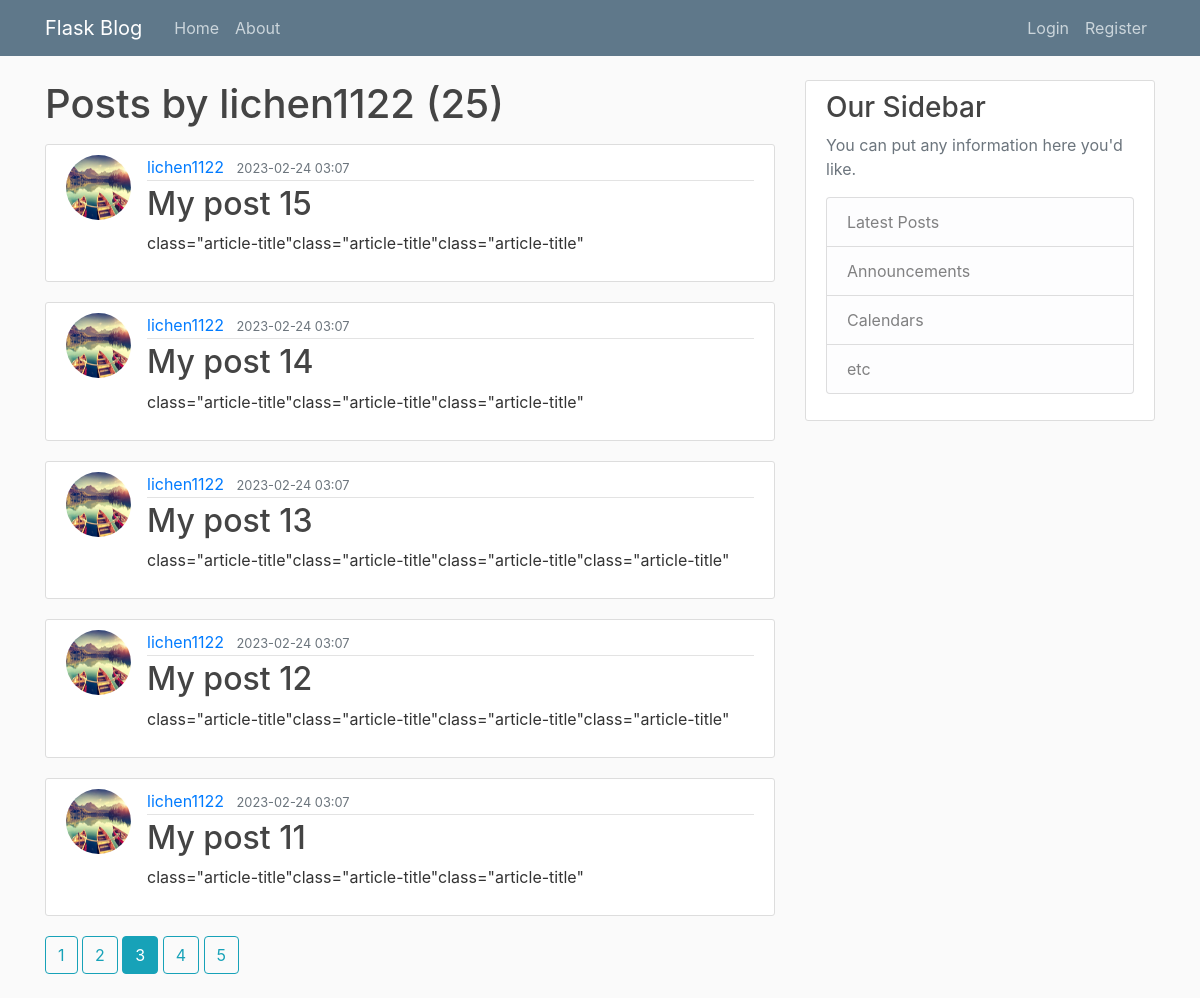
/user/lichen1122?page=3, run on the app's committed database.
### flaskblog/models.py (models this page shows, shortened)
class User(db.Model, UserMixin):
    id = db.Column(db.Integer, primary_key = True )
    username = db.Column(db.String(20), unique=True, nullable=False)
    email = db.Column(db.String(120), unique=True, nullable=False)
    image_file = db.Column(db.String(20), nullable=False, default='default.jpg')
    password = db.Column(db.String(60), nullable=False)
    posts = db.relationship('Post', back_populates='author', lazy=True)

class Post(db.Model):
    id = db.Column(db.Integer, primary_key=True)
    title = db.Column(db.String(100), nullable=False)
    date_posted = db.Column(db.DateTime, nullable=False, default=datetime.utcnow())
    content = db.Column(db.Text, nullable=False)
    author_id = db.Column(db.Integer, db.ForeignKey("user.id"), nullable=False)
    author = db.relationship('User', back_populates='posts', lazy=True)

### flaskblog/users/routes.py (the view)
@users.route("/user/<string:username>")
def user_posts(username):
    page = request.args.get('page', 1, type=int) # set default value to 1, and type is integer
    user = User.query.filter_by(username=username).first_or_404()
    posts = Post.query.filter_by(author=user).order_by(Post.id.desc()).paginate(page=page, per_page=5)
    return render_template('user_posts.html', posts=posts, user=user)

### flaskblog/templates/user_posts.html
{% extends "layout.html" %}
{% block content %}
    <h1 class="mb-3">Posts by {{ user.username }} ({{ posts.total }})</h1>
    {% for post in posts.items %}
        <article class="media content-section">
            <img class= "rounded-circle article-img" src="{{ url_for('static',filename='profile_pics/'+post.author.image_file) }}" alt="{{ post.author.username }}">
            <div class="media-body">
                <div class="article-metadata">
                    <a class="mr-2" href="{{ url_for('users.user_posts', username=post.author.username) }}">{{ post.author.username }}</a>
                    <small class="text-muted">{{ post.date_posted.strftime("%Y-%m-%d %H:%M") }}</small>
                </div>
                <h2><a class="article-title" href="{{ url_for('posts.post', post_id=post.id) }}">{{ post.title }}</a></h2>
                <p class="article-content">{{ post.content }}</p>
            </div>
        </article>
    {% endfor %}
    {% for page_num in posts.iter_pages(left_edge=1, right_edge=1, left_current=1, right_current=2) %}
        {% if page_num %}
            {% if posts.page==page_num %}
                <a class="btn btn-info mb-4" href="{{ url_for("users.user_posts",username=user.username, page=page_num) }}">{{ page_num }}</a>
            {% else %}
                <a class="btn btn-outline-info mb-4" href="{{ url_for("users.user_posts",username=user.username, page=page_num) }}">{{ page_num }}</a>
            {% endif %}
        {% else %}
            ...
        {% endif %}
    {% endfor %}
{% endblock content %}

### flaskblog/static/main.css (style rules this page uses)
body { background: #fafafa; color: #333333; margin-top: 5rem; }
h1, h2, h3, h4, h5, h6 { color: #444444; }
.content-section { background: #ffffff; padding: 10px 20px; border: 1px solid #dddddd; border-radius: 3px; margin-bottom: 20px; }
.article-title { color: #444444; }
.article-content { white-space: pre-line; }
.article-img { height: 65px; width: 65px; margin-right: 16px; }
.article-metadata { padding-bottom: 1px; margin-bottom: 4px; border-bottom: 1px solid #e3e3e3 }

### data on the page
User: username "lichen1122"
Post: image_file (picture), author.username "lichen1122", date_posted "2023-02-24 03:07", title "My post 15", content "class=\"article-title\"class=\"article-title\"class=\"article-title\""
Post: image_file (picture), author.username "lichen1122", date_posted "2023-02-24 03:07", title "My post 14", content "class=\"article-title\"class=\"article-title\"class=\"article-title\""
Post: image_file (picture), author.username "lichen1122", date_posted "2023-02-24 03:07", title "My post 13", content "class=\"article-title\"class=\"article-title\"class=\"article-title\"class=\"article-title\""
Post: image_file (picture), author.username "lichen1122", date_posted "2023-02-24 03:07", title "My post 12", content "class=\"article-title\"class=\"article-title\"class=\"article-title\"class=\"article-title\""
Post: image_file (picture), author.username "lichen1122", date_posted "2023-02-24 03:07", title "My post 11", content "class=\"article-title\"class=\"article-title\"class=\"article-title\""

### other printed values
{{ posts.total }} "25"
{{ page_num }} "1" "2" "4" "5"
{{ page_num }} "3"
